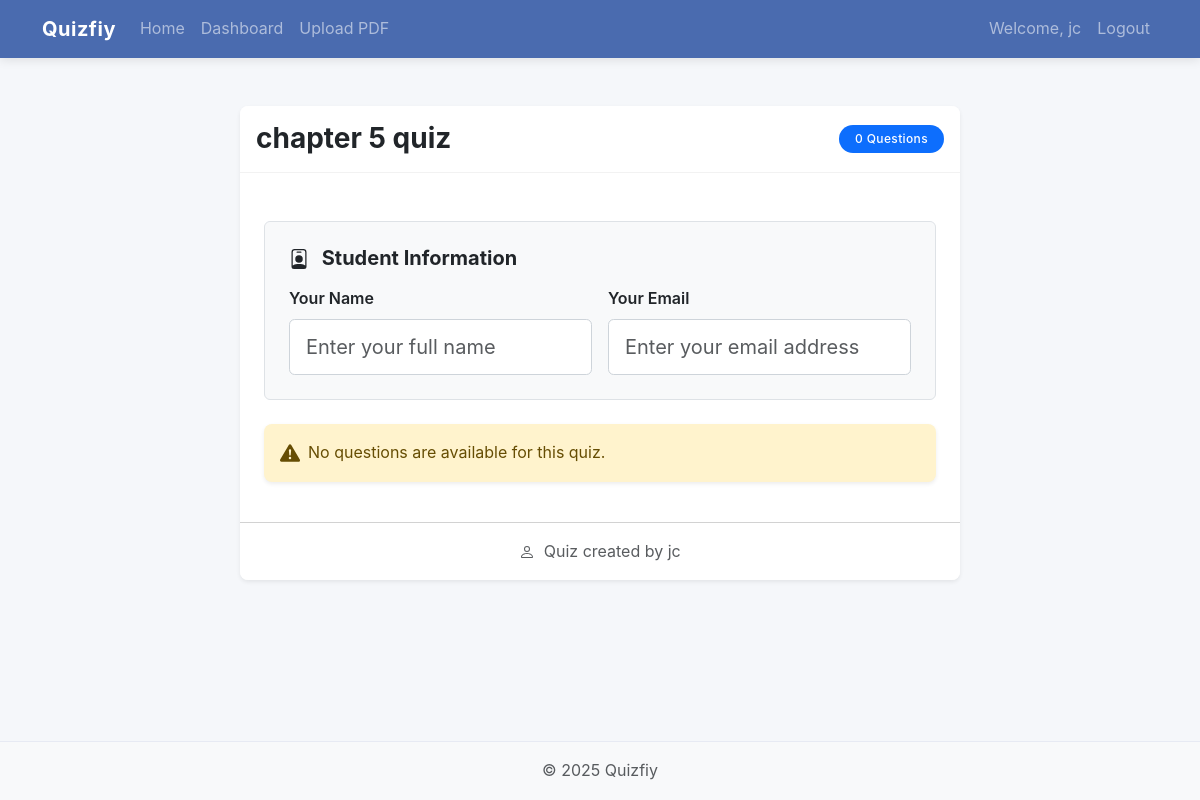
The app's page /take_quiz/1E0WWM7J (signed in) with its own data.
### app/models.py (models this page shows, shortened)
class User(UserMixin, db.Model):
    id = db.Column(db.Integer, primary_key=True)
    username = db.Column(db.String(64), index=True, unique=True)
    email = db.Column(db.String(120), index=True, unique=True)
    password_hash = db.Column(db.String(128))
    is_teacher = db.Column(db.Boolean, default=False)
    created_quizzes = db.relationship('Quiz', backref='author', lazy='dynamic')

class Quiz(db.Model):
    id = db.Column(db.Integer, primary_key=True)
    title = db.Column(db.String(100), nullable=False)
    description = db.Column(db.String(300))
    pdf_path = db.Column(db.String(300))
    created_at = db.Column(db.DateTime, default=datetime.utcnow)
    access_code = db.Column(db.String(10), index=True)
    user_id = db.Column(db.Integer, db.ForeignKey('user.id'))
    questions = db.relationship('Question', backref='quiz', lazy='dynamic', cascade='all, delete-orphan')
    results = db.relationship('QuizResult', backref='quiz', lazy='dynamic', cascade='all, delete-orphan')

### app/routes.py (the view, shortened to what this page needs)
@main.route('/take_quiz/<string:access_code>', methods=['GET', 'POST'])
def take_quiz(access_code):
    quiz = Quiz.query.filter_by(access_code=access_code).first_or_404()
    questions = quiz.questions.all()
    return render_template('take_quiz.html',
                           title=f'Quiz: {quiz.title}',
                           quiz=quiz,
                           questions=questions)

### app/models.py (called while the page is built)
@login_manager.user_loader
def load_user(id):
    return User.query.get(int(id))

### app/templates/take_quiz.html (shortened to what this page needs)
{% extends 'base.html' %}
{% block content %}
<div class="container my-4 animate-fade-in">
    <div class="row justify-content-center">
        <div class="col-lg-8">
            <div class="card shadow-sm border-0 mb-4">
                <div class="card-header bg-white d-flex justify-content-between align-items-center py-3">
                    <h2 class="h3 mb-0 fw-bold">{{ quiz.title }}</h2>
                    <span class="badge bg-primary rounded-pill px-3 py-2">{{ questions|length }} Questions</span>
                </div>
                <div class="card-body p-4">
                    <form method="post" id="quizForm">
                        <div class="mb-4 p-4 border rounded bg-light">
                            <h5 class="fw-bold mb-3">
                                Student Information
                            </h5>
                            <div class="row g-3">
                                <div class="col-md-6">
                                    <label for="student_name" class="form-label fw-semibold">Your Name</label>
                                    <input type="text" class="form-control form-control-lg" id="student_name" name="student_name" placeholder="Enter your full name" required>
                                </div>
                                <div class="col-md-6">
                                    <label for="student_email" class="form-label fw-semibold">Your Email</label>
                                    <input type="email" class="form-control form-control-lg" id="student_email" name="student_email" placeholder="Enter your email address" required>
                                </div>
                            </div>
                        </div>
                        <div id="questions-container">
                            {% if questions %}
                                {% for question in questions %}
                                <div class="question-card mb-4 p-4 border rounded {% if loop.index > 1 %}d-none{% endif %}" data-question-number="{{ loop.index }}">
                                    <h5 class="question-text mb-4">
                                        <span class="badge bg-primary rounded-pill me-2">{{ loop.index }}</span>
                                        {{ question.question_text }}
                                    </h5>
                                    <div class="options-list mb-3">
                                        {% for option in question.get_options() %}
                                        <div class="form-check option-item mb-3 p-0">
                                            <input class="form-check-input d-none" type="radio"
                                                   name="question_{{ question.id }}"
                                                   id="q{{ question.id }}_option{{ loop.index0 }}"
                                                   value="{{ loop.index0 }}">
                                            <label class="form-check-label option-label d-block p-3 border rounded" for="q{{ question.id }}_option{{ loop.index0 }}">
                                                <div class="d-flex align-items-center">
                                                    <div class="option-indicator me-3">
                                                        <span class="option-letter">{{ "ABCDEFGHIJ"[loop.index0] }}</span>
                                                    </div>
                                                    <div>{{ option }}</div>
                                                </div>
                                            </label>
                                        </div>
                                        {% endfor %}
                                    </div>
                                    <div class="navigation-buttons d-flex justify-content-between mt-4">
                                        {% if loop.index > 1 %}
                                        <button type="button" class="btn btn-outline-primary prev-question" data-target="{{ loop.index - 1 }}">
                                            <svg xmlns="http://www.w3.org/2000/svg" width="16" height="16" fill="currentColor" class="bi bi-arrow-left me-1" viewBox="0 0 16 16">
                                                <path fill-rule="evenodd" d="M15 8a.5.5 0 0 0-.5-.5H2.707l3.147-3.146a.5.5 0 1 0-.708-.708l-4 4a.5.5 0 0 0 0 .708l4 4a.5.5 0 0 0 .708-.708L2.707 8.5H14.5A.5.5 0 0 0 15 8z"/>
                                            </svg>
                                            Previous
                                        </button>
                                        {% else %}
                                        <div></div>
                                        {% endif %}
                                        {% if loop.index < questions|length %}
                                        <button type="button" class="btn btn-primary next-question" data-target="{{ loop.index + 1 }}">
                                            Next
                                            <svg xmlns="http://www.w3.org/2000/svg" width="16" height="16" fill="currentColor" class="bi bi-arrow-right ms-1" viewBox="0 0 16 16">
                                                <path fill-rule="evenodd" d="M1 8a.5.5 0 0 1 .5-.5h11.793l-3.147-3.146a.5.5 0 0 1 .708-.708l4 4a.5.5 0 0 1 0 .708l-4 4a.5.5 0 0 1-.708-.708L13.293 8.5H1.5A.5.5 0 0 1 1 8z"/>
                                            </svg>
                                        </button>
                                        {% endif %}
                                    </div>
                                </div>
                                {% endfor %}
                            {% else %}
                                <div class="alert alert-warning d-flex align-items-center" role="alert">
                                    <div>No questions are available for this quiz.</div>
                                </div>
                            {% endif %}
                        </div>
                    </form>
                </div>
                <div class="card-footer bg-white p-3 text-center">
                    <p class="text-muted mb-0">
                        Quiz created by {{ quiz.author.username }}
                    </p>
                </div>
            </div>
        </div>
    </div>
</div>
{% endblock %}

### app/templates/base.html (shortened to what this page needs)
<!DOCTYPE html>
<html lang="en">
<head>
    <link href="https://cdn.jsdelivr.net/npm/bootstrap@5.3.0/dist/css/bootstrap.min.css" rel="stylesheet">
    <link rel="stylesheet" href="{{ url_for('static', filename='css/style.css') }}">
</head>
<body>
    <nav class="navbar navbar-expand-lg navbar-dark bg-primary">
        <div class="container">
            <a class="navbar-brand" href="{{ url_for('main.index') }}">Quizfiy</a>
            <div class="collapse navbar-collapse" id="navbarNav">
                <ul class="navbar-nav me-auto">
                    <li class="nav-item">
                        <a class="nav-link" href="{{ url_for('main.index') }}">Home</a>
                    </li>
                    {% if current_user.is_authenticated %}
                    <li class="nav-item">
                        <a class="nav-link" href="{{ url_for('main.dashboard') }}">Dashboard</a>
                    </li>
                    <li class="nav-item">
                        <a class="nav-link" href="{{ url_for('main.upload_pdf') }}">Upload PDF</a>
                    </li>
                    {% endif %}
                </ul>
                <ul class="navbar-nav">
                    {% if current_user.is_authenticated %}
                    <li class="nav-item">
                        <span class="nav-link">Welcome, {{ current_user.username }}</span>
                    </li>
                    <li class="nav-item">
                        <a class="nav-link" href="{{ url_for('auth.logout') }}">Logout</a>
                    </li>
                    {% endif %}
                </ul>
            </div>
        </div>
    </nav>
    <main class="container py-4">
        {% block content %}{% endblock %}
    </main>
    <footer class="footer mt-auto py-3 bg-light">
        <div class="container text-center">
            <span class="text-muted">© 2025 Quizfiy</span>
        </div>
    </footer>
</body>
</html>

### app/static/css/style.css (style rules this page uses)
:root { --primary-color: #4a6baf; --secondary-color: #7d93c4; --accent-color: #f8cd53; --light-bg: #f8f9fa; --dark-text: #212529; --light-text: #f8f9fa; --border-radius: 0.5rem; --box-shadow: 0 .5rem 1rem rgba(0,0,0,.15); }
body { font-family: 'Inter', -apple-system, BlinkMacSystemFont, 'Segoe UI', Roboto, Oxygen, Ubuntu, Cantarell, 'Open Sans', 'Helvetica Neue', sans-serif; color: var(--dark-text); background-color: #f5f7fa; line-height: 1.6; min-height: 100vh; display: flex; flex-direction: column; }
main { flex: 1; }
.navbar-brand { font-weight: 700; letter-spacing: 0.5px; }
.navbar-dark.bg-primary { background-color: var(--primary-color) !important; box-shadow: 0 2px 10px rgba(0, 0, 0, 0.1); }
.card { border: none; border-radius: var(--border-radius); box-shadow: var(--box-shadow); transition: transform 0.2s ease-in-out, box-shadow 0.2s ease-in-out; overflow: hidden; }
.card-header { background-color: rgba(0, 0, 0, 0.03); border-bottom: 1px solid rgba(0, 0, 0, 0.05); font-weight: 600; }
.footer { margin-top: 2rem; padding: 1.5rem 0; border-top: 1px solid #e7eaf3; }
.animate-fade-in { animation: fadeIn 0.5s ease-out forwards; }
.form-control { border-radius: 0.35rem; border: 1px solid #ced4da; padding: 0.75rem 1rem; }
.badge { padding: 0.5em 0.75em; font-weight: 500; letter-spacing: 0.03em; }
.alert { border: none; border-radius: var(--border-radius); box-shadow: 0 0.125rem 0.25rem rgba(0, 0, 0, 0.075); }

### app/templates/take_quiz.html (style rules this page uses)
.animate-fade-in { animation: fadeIn 0.5s ease-in-out; }

### records on screen
User: username "jc", author.username "jc"
Quiz: title "chapter 5 quiz"

### other values on screen
{{ questions|length }} "0"
